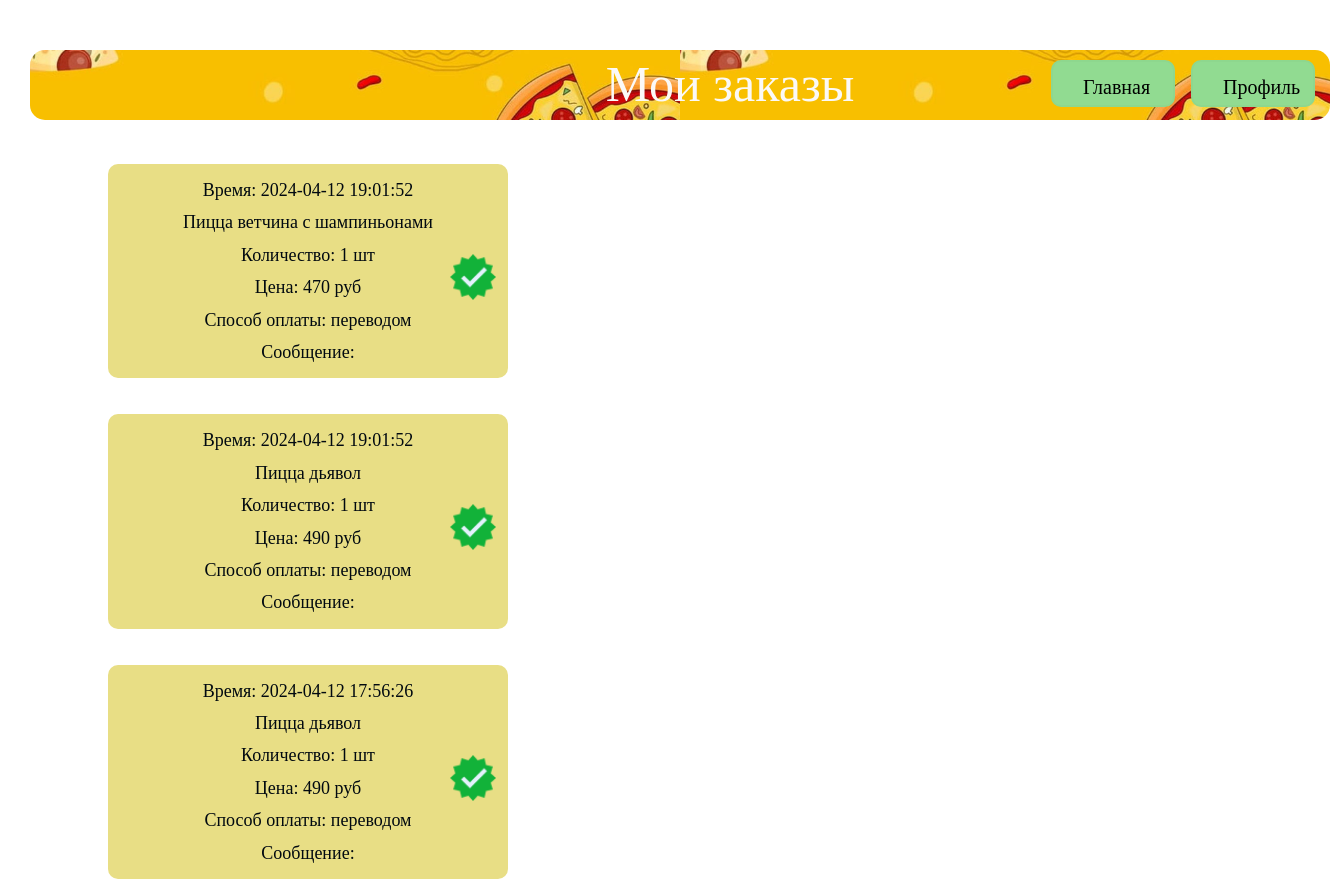
The app's page /user_profile/bad1992/orders/ (signed in) with its own data.
### models.py (models this page shows, shortened)
class Order(db.Model):
    id = db.Column(db.Integer, primary_key=True)
    user_id = db.Column(db.Integer, db.ForeignKey('user.id'), nullable=False)
    product_id = db.Column(db.Integer, db.ForeignKey('products.id'), nullable=False)
    time_buy = db.Column(db.DateTime, default=datetime.now().replace (microsecond=0))
    quantity = db.Column(db.Integer, default=1)
    total_price = db.Column(db.Integer)
    message = db.Column(db.String(200))
    type_payment = db.Column(db.String(20))
    user = db.relationship("User", back_populates="orders")
    product = db.relationship("Products", back_populates="orders")

class Products(db.Model):
    id = db.Column(db.Integer, primary_key=True)
    product_name = db.Column(db.String(100), unique=True, nullable=False)
    descriptions = db.Column(db.String(300), nullable=True)
    price = db.Column(db.Integer, nullable=False)
    orders = db.relationship("Order", back_populates="product")
    basket_product = db.relationship("UserBasket", back_populates="product_basket")

### views.py (the view)
@app.route('/user_profile/<username>/orders/', methods=['GET', 'POST'])
@login_required
def user_orders(username):
    user_orders = Order.query.filter_by(user_id=current_user.id).order_by(desc(Order.time_buy))
    return render_template('user_orders.html', username=username, orders=user_orders)

### views.py (called while the page is built)
@login_manager.user_loader
def load_user(user_id):
    return db.session.query(User).get(user_id)

### templates/user_orders.html (shortened to what this page needs)
<!DOCTYPE html>
<html lang="en">
<head>
    <link type="text/css" href="{{ url_for('static', filename='css/user_orders.css')}}" rel="stylesheet" />
</head>
<header>
    <div class="header">
        <a href="{{ url_for('user_profile', username=username) }}" id="login">Профиль</a>
        <a href="{{ url_for('index') }}" id="basket">Главная</a>
        <p id="name_orders">Мои заказы</p>
    </div>
</header>
<body>
    <br><br>
    {% for order in orders %}
        <div class="content_orders">
            <p class="icon"></p>
            <p> Время: {{ order.time_buy }}</p>
            <p> Пицца {{ order.product.product_name }}</p>
            <p> Количество: {{ order.quantity }} шт</p>
            <p> Цена: {{ order.total_price }} руб</p>
            <p> Способ оплаты: {{ order.type_payment }}</p>
            <p> Сообщение: {{ order.message }} </p>
        </div>
        <br><br>
    {% endfor %}
</body>
</html>

### static/css/user_orders.css (style rules this page uses)
body { background-image: url("https://mobimg.b-cdn.net/v3/fetch/d0/d0e45034fed282d858254cf36879fa14.jpeg?w=1470&r=0.5625"); }
.header { position: absolute; top: 50px; left: 30px; width: 1300px; height: 70px; background-color: white; border-radius: 15px; background-image: url("../img/index_page/header.jpg"); background-size: 50%, cover; }
#login { position: absolute; top: 10px; right: 15px; width: 60px; height: 15px; text-align: center; font-size: 20px; color: black; background-color: rgb(145, 219, 145); text-decoration: none; user-select: none; border: 2px solid rgb(142, 215, 142); border-radius: 10px; padding: .7em 1.5em; outline: none; }
#basket { position: absolute; top: 10px; right: 155px; width: 60px; height: 15px; text-align: center; font-size: 20px; color: black; background-color: rgb(145, 219, 145); text-decoration: none; user-select: none; border: 2px solid rgb(142, 215, 142); border-radius: 10px; padding: .7em 1.5em; outline: none; }
#name_orders { position: absolute; top:-45px; text-align: center; font-size: 50px; color: rgb(251, 249, 247); left: 550px; width: 300px; height: 20px; }
.content_orders { position: relative; top: 120px; left: 100px; width: 400px; text-align:center; font-size: 18px; line-height: 0.8; padding-top: 1px; padding-bottom: 1px; color: rgb(1, 9, 16); border-radius: 10px; background-color: rgb(232, 222, 133); }
.icon { position: absolute; top: 70px; right: 10px; width: 50px; height: 50px; border-radius: 20px; background-image: url("../img/icons/done.png"); background-size: 100%, cover; }

### records on screen
Order: time_buy "2024-04-12 19:01:52", product.product_name "ветчина с шампиньонами", quantity "1", total_price "470", type_payment "переводом"
Order: time_buy "2024-04-12 19:01:52", product.product_name "дьявол", quantity "1", total_price "490", type_payment "переводом"
Order: time_buy "2024-04-12 17:56:26", product.product_name "дьявол", quantity "1", total_price "490", type_payment "переводом"
